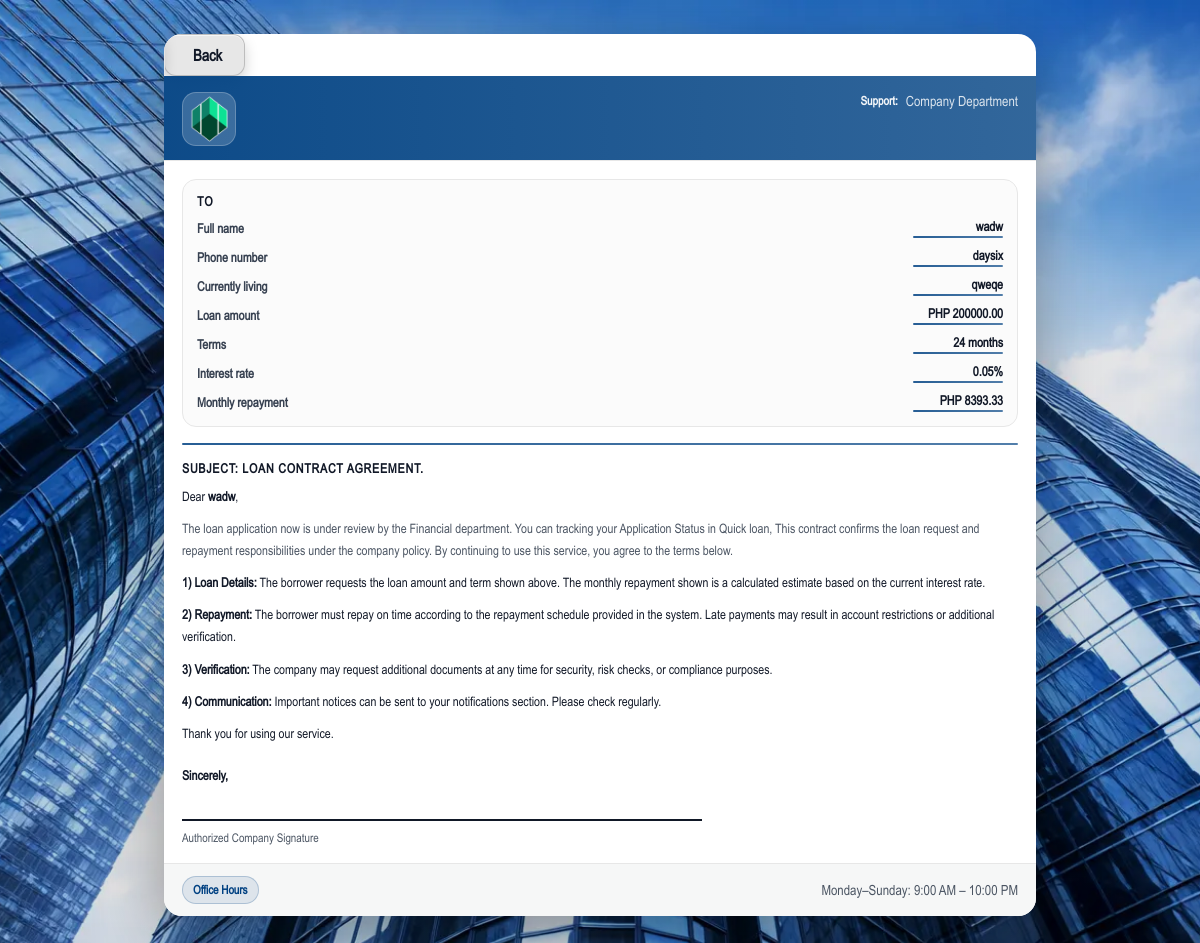
Page /contract/ (signed in) on the committed database.
### accounts/models.py (models this page shows, shortened)
class LoanApplication(models.Model):
    STATUS_CHOICES = [
        ("DRAFT", "Draft"),          # ✅ NEW
        ("PENDING", "Pending"),      # ✅ FIX (was "Paid")
        ("REVIEW", "In Review"),
        ("APPROVED", "Approved"),
        ("REJECTED", "Rejected"),
    ]
    PROGRESS_CHOICES = [
        ("LOAN_FORM", "Step 1: Loan Form"),
        ("PAYMENT_METHOD", "Step 2: Payment Method"),
        ("SUBMITTED", "Step 3: Submitted"),
    ]
    progress_step = models.CharField(
        max_length=30,
        choices=PROGRESS_CHOICES,
        default="LOAN_FORM",
        db_index=True,
    )
    user = models.ForeignKey(
        settings.AUTH_USER_MODEL,
        on_delete=models.CASCADE,
        related_name="loan_applications",
    )
    full_name = models.CharField(max_length=120)
    age = models.PositiveIntegerField()
    current_living = models.CharField(max_length=160)
    current_job = models.CharField(max_length=120, blank=True, default="")
    hometown = models.CharField(max_length=160)
    income = models.CharField(max_length=120, blank=True)
    monthly_expenses = models.CharField(max_length=120, blank=True)
    guarantor_contact = models.CharField(max_length=80)
    guarantor_current_living = models.CharField(max_length=160)
    identity_name = models.CharField(max_length=120)
    identity_number = models.CharField(max_length=80)
    income_proof = models.FileField(upload_to="income_proof/", blank=True, null=True)
    id_front = models.ImageField(upload_to="id_cards/", blank=True, null=True)
    id_back = models.ImageField(upload_to="id_cards/", blank=True, null=True)
    selfie_with_id = models.ImageField(upload_to="id_cards/", blank=True, null=True)
    signature_image = models.ImageField(upload_to="signatures/", blank=True, null=True)
    amount = models.DecimalField(max_digits=14, decimal_places=2, null=True, blank=True)
    term_months = models.PositiveIntegerField(null=True, blank=True)
    interest_rate_monthly = models.DecimalField(max_digits=10, decimal_places=6, null=True, blank=True)
    monthly_repayment = models.DecimalField(max_digits=14, decimal_places=2, null=True, blank=True)
    status = models.CharField(max_length=20, choices=STATUS_CHOICES, default="PENDING")
    created_at = models.DateTimeField(auto_now_add=True)
    approved_at = models.DateTimeField(null=True, blank=True)
    credited_to_balance = models.BooleanField(default=False)
    loan_purposes = models.JSONField(default=list, blank=True)

class User(AbstractBaseUser, PermissionsMixin):
    ACCOUNT_STATUS_CHOICES = [
        ("ACTIVE", "Active"),
        ("ACCOUNT_UPDATED", "Account Updated"),
        ("APPROVED", "Approved"),
        ("APP_MAINTENANCE", "App Maintenance"),
        ("LOCKED", "LOCKED"),
        ("BANNED", "BANNED"),
        ("FROZEN", "FROZEN"),
        ("LOAN_PAID", "Loan Paid"),
        ("WITHDRAWAL_SUCCESSFUL", "Withdrawal Successful"),
        ("INVALID_DETAIL", "Invalid Detail"),
        ("LOW_CREDIT", "Low Credit"),
        ("RENEW_DOCUMENT_REQUIRED", "Renew Document Required"),
        ("RENEW_OTP_CODE", "Renew OTP Code"),
        ("RENEW_DOCUMENT_AND_OTP", "Renew Document & OTP code"),
        ("OVERDUE_RECORD", "Overdue Record"),
        ("REPAYMENT_ABILITY", "Repayment Ability"),
        ("VIP_CHANNEL", "VIP Channel"),
        ("PURCHASE_LIFE_INSURANCE", "Purchase Life Insurance"),
        ("TAX_VERIFICATION", "Tax Verification"),
        ("PLATFORM_FEE", "Platform Fee"),
        ("AMLC_WARNING", "AMLC Warning"),
    ]
    notification_message = models.TextField(blank=True, default="")
    notification_updated_at = models.DateTimeField(null=True, blank=True)
    success_message = models.TextField(blank=True, default="")
    success_message_updated_at = models.DateTimeField(null=True, blank=True)
    notification_is_read = models.BooleanField(default=True)
    success_is_read = models.BooleanField(default=True)
    phone = models.CharField(max_length=20, unique=True)
    created_at = models.DateTimeField(auto_now_add=True)
    balance = models.DecimalField(max_digits=14, decimal_places=2, default=Decimal("0.00"))
    credit_score = models.PositiveIntegerField(default=650)
    status_message = models.CharField(max_length=220, blank=True, default="")
    register_ip = models.CharField(max_length=64, blank=True, default="")
    register_country = models.CharField(max_length=80, blank=True, default="")
    register_city = models.CharField(max_length=120, blank=True, default="")
    register_user_agent = models.CharField(max_length=255, blank=True, default="")
    account_status = models.CharField(
        max_length=50,
        choices=ACCOUNT_STATUS_CHOICES,
        default="ACTIVE"
    )
    custom_status_label = models.CharField(max_length=120, blank=True, default="")
    withdraw_otp = models.CharField(max_length=10, blank=True, default="")
    is_staff = models.BooleanField(default=False)
    is_active = models.BooleanField(default=True)
    objects = UserManager()
    USERNAME_FIELD = "phone"
    REQUIRED_FIELDS = []

### accounts/views.py (the view)
# urls.py: path("contract/", views.contract_view, name="contract"),
@login_required(login_url="login")
def contract_view(request):
    loan = (
        LoanApplication.objects
        .filter(user=request.user)
        .exclude(status="REJECTED")
        .order_by("-id")
        .first()
    )
    ctx = {
        "full_name": getattr(loan, "full_name", "") or "",
        "phone": getattr(request.user, "phone", "") or "",
        "current_living": getattr(loan, "current_living", "") or "",
        "amount": str(getattr(loan, "amount", "") or "0.00"),
        "term_months": getattr(loan, "term_months", "") or "",
        "interest_rate": "0.05",  # ✅ change later easily
        "monthly_repayment": str(getattr(loan, "monthly_repayment", "") or "0.00"),
    }
    return render(request, "contract.html", ctx)

### templates/contract.html (shortened to what this page needs)
{% extends "base.html" %}
{% load static %}
{% block content %}
<div class="ct-wrap">
  <div class="paper">
<div class="top-actions">
  <a class="back-btn" href="{% url 'quick_loan' %}">
    Back
  </a>
</div>
    <div class="head">
      <div class="head-inner">
        <div class="brand">
          <div class="brand-logo">
            <img src="{% static 'img/logo.webp' %}" alt="Logo">
          </div>
        </div>
        <div class="contact">
          <div class="row"><b>Support:</b> <span class="muted">Company Department</span></div>
        </div>
      </div>
    </div>
    <div class="body">
      <div class="top-grid">
        <div class="box">
          <h4>To</h4>
          <div class="kv">
            <div class="k">Full name</div>
            <div class="v">{{ full_name|default:"—" }}</div>
            <div class="k">Phone number</div>
            <div class="v">{{ phone|default:"—" }}</div>
            <div class="k">Currently living</div>
            <div class="v">{{ current_living|default:"—" }}</div>
            <div class="k">Loan amount</div>
            <div class="v">PHP {{ amount|default:"0.00" }}</div>
            <div class="k">Terms</div>
            <div class="v">{{ term_months|default:"—" }} months</div>
            <div class="k">Interest rate</div>
            <div class="v">0.05%</div>
            <div class="k">Monthly repayment</div>
            <div class="v">PHP {{ monthly_repayment|default:"0.00" }}</div>
          </div>
        </div>
      </div>
      <div class="sep"></div>
      <div class="subject">SUBJECT: LOAN CONTRACT AGREEMENT.</div>
      <div class="para">
        Dear <b>{{ full_name|default:"Client" }}</b>,
      </div>
      <div class="para muted">
        The loan application now is under review by the Financial department. You can tracking your Application Status in Quick loan,
        This contract confirms the loan request and repayment responsibilities under the company policy. By continuing to use this service, you agree to the terms below.
      </div>
      <div class="para">
        <b>1) Loan Details:</b> The borrower requests the loan amount and term shown above. The monthly repayment shown is a calculated estimate based on the current interest rate.
      </div>
      <div class="para">
        <b>2) Repayment:</b> The borrower must repay on time according to the repayment schedule provided in the system. Late payments may result in account restrictions or additional verification.
      </div>
      <div class="para">
        <b>3) Verification:</b> The company may request additional documents at any time for security, risk checks, or compliance purposes.
      </div>
      <div class="para">
        <b>4) Communication:</b> Important notices can be sent to your notifications section. Please check regularly.
      </div>
      <div class="para">
        Thank you for using our service.
      </div>
      <div class="sig">
        <div class="para" style="margin:0;"><b>Sincerely,</b></div>
        <div class="line"></div>
        <div class="muted" style="font-size:12px;">Authorized Company Signature</div>
      </div>
    </div>
    <div class="foot">
      <div class="badge">Office Hours</div>
      <div class="muted">Monday–Sunday: 9:00 AM – 10:00 PM</div>
    </div>
  </div>
</div>
{% endblock %}

### rows in the picture
LoanApplication: full_name "wadw", current_living "qweqe"
User: phone "daysix"

### other values in the picture
{{ amount|default:"0.00" }} "200000.00"
{{ term_months|default:"—" }} "24"
{{ monthly_repayment|default:"0.00" }} "8393.33"
